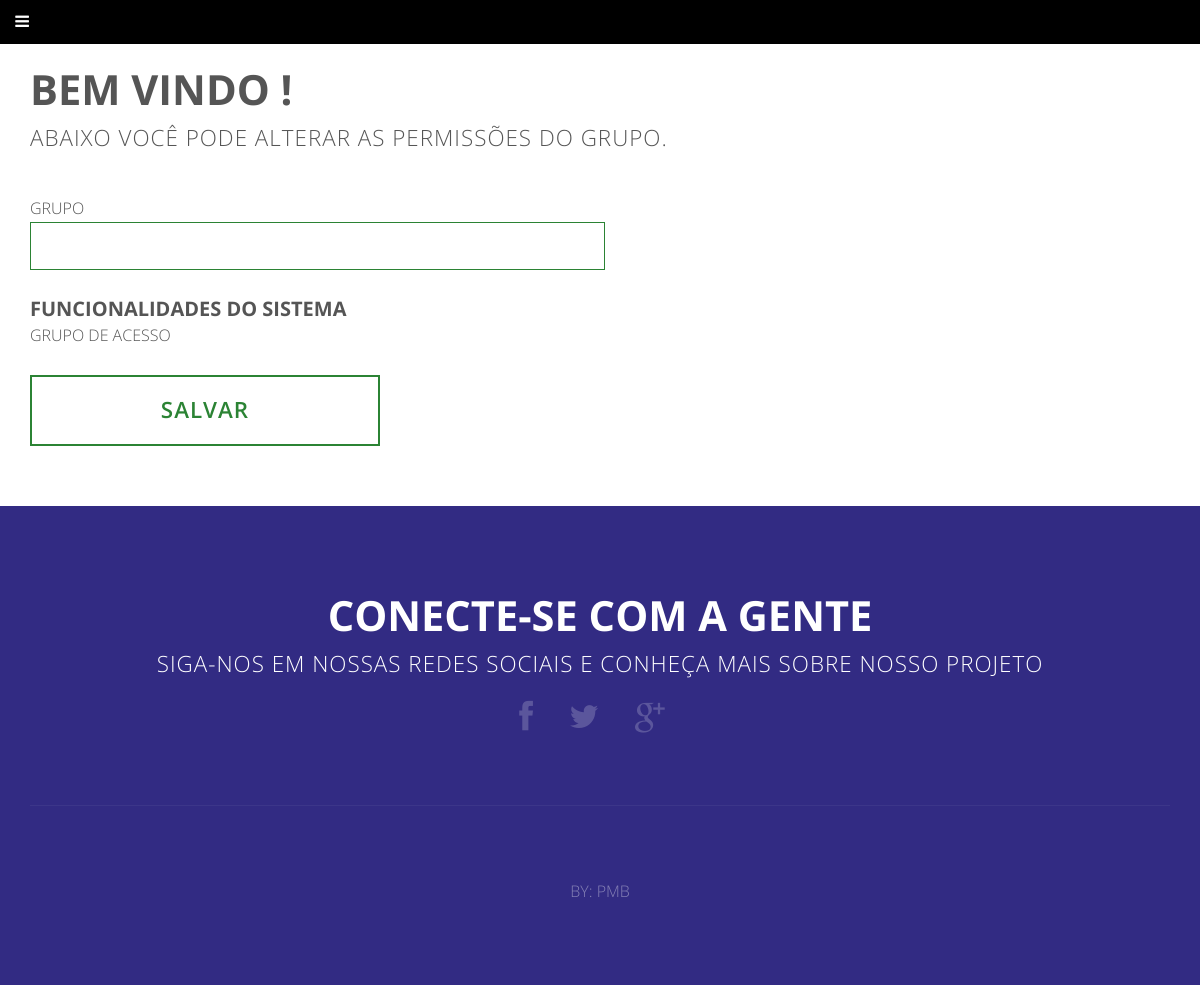
Page /projeto_inse/permissao.php on the earlier database version.
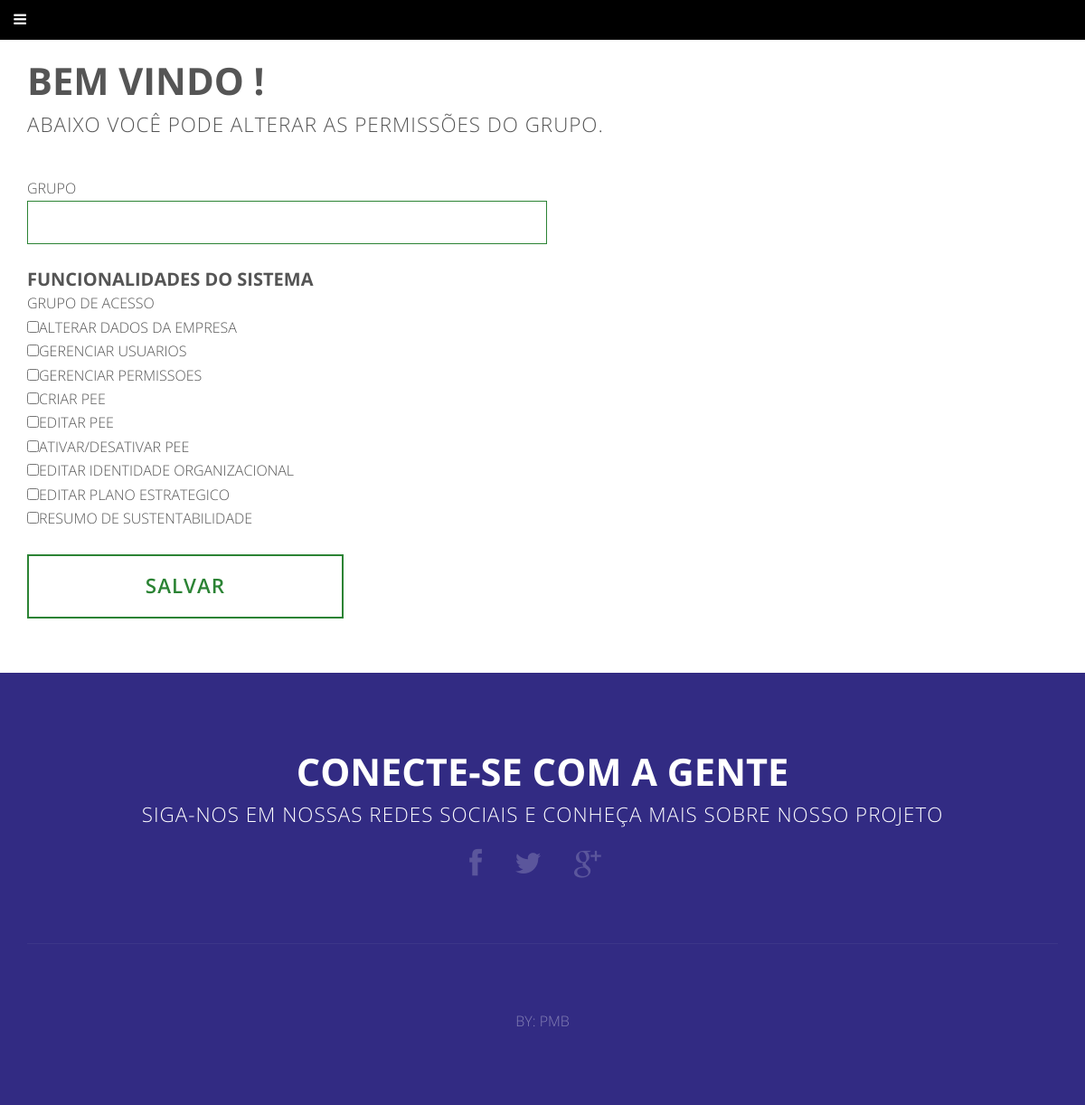
Same page on the later database version.
### tables this page shows
CREATE TABLE IF NOT EXISTS `funcionalidade` (
  `id` int(11) NOT NULL AUTO_INCREMENT,
  `funcionalidade` varchar(45) NOT NULL,
  `nome_func` varchar(100) NOT NULL,
  PRIMARY KEY (`id`)
);

### projeto_inse/includes/functions.php (the view, shortened to what this page needs)
<?php
function listarPermissao(){
	$db = mysqli_connect('localhost', 'root', '', 'inse');
	$stmt = mysqli_prepare($db, "SELECT * FROM grupo WHERE id = ?");
	mysqli_stmt_bind_param($stmt, "i", $_GET['idgrupo']);
	mysqli_stmt_execute($stmt);
	$result = mysqli_stmt_get_result($stmt);
	$row = mysqli_fetch_array($result);
	echo '<div class="">
		  <label>Grupo </label>
			  	   <input type="text" style="width: 50.4%;"maxlength="255" id="grupo" name="grupo" value="', $row['grupo'],'">
		  </div>
		<br>
		<h3>Funcionalidades do sistema</h3>
			<div class="">
				<label>Grupo de acesso</label><br>
				', listarFuncionalidades(),'
			</div>
		<br>
		<div class="">
		  	  <button type="submit" class="button" name="alt_permissao">Salvar</button>
		</div>';
}
function listarFuncionalidades(){
	$db = mysqli_connect('localhost', 'root', '', 'inse');
	$stmt = mysqli_prepare($db, "SELECT * FROM funcionalidade");
	mysqli_stmt_execute($stmt);
	$result = mysqli_stmt_get_result($stmt);
	while($row = mysqli_fetch_array($result)){
		$stmt2 = mysqli_prepare($db, "SELECT * FROM permissao WHERE grupo = ? AND funcionalidade = ?");
		mysqli_stmt_bind_param($stmt2, "ii", $_GET['idgrupo'], $row['id']);
		mysqli_stmt_execute($stmt2);
		$result2 = mysqli_stmt_get_result($stmt2);
		$post = "";
		echo "<tr><td>";
		echo "<input type='checkbox' name='nome_func[]'  value='", $row['id'], "'";
		echo mysqli_num_rows($result2) ? "checked" : $post ;
		echo "/>";
		echo $row['nome_func'];
		echo "</td></tr><br>";
	}
}
?>

### projeto_inse/includes/header.php (shortened to what this page needs)
<!DOCTYPE HTML>
<html lang="pt-br">
	<head>
		<link rel="stylesheet" href="https://cdnjs.cloudflare.com/ajax/libs/jquery-modal/0.9.1/jquery.modal.min.css" />
		<link rel="stylesheet" href="css/bootstrap.min.css" />
		<link rel="stylesheet" href="css/skel.css" />
		<link rel="stylesheet" href="css/style.css" />
	</head>
	<body class="homepage">
			<div class="wrapper style1">

### projeto_inse/permissao.php (shortened to what this page needs)
<?php include("includes/header.php");?>
<div id="main" class="wrapper style4">
				<div id="content" class="container">
					<section>
						<header class="major">
							<h2>Bem vindo <?php echo $_SESSION['nomefantasia'] ?>!</h2>
							<span class="byline">Abaixo você pode alterar as permissões do grupo.</span>
								<form method="post" action="permissao.php?idgrupo=<?php echo $_GET['idgrupo']?>">
									<?php listarPermissao();
									?>
								</form>
						</header>
					</section>
				</div>
</div>
<?php  include("includes/footer.php");?>

### projeto_inse/includes/footer.php
		<div id="footer">
			<section class="container">
				<header class="major">
					<h2>Conecte-se com a gente</h2>
					<span class="byline">Siga-nos em nossas redes sociais e conheça mais sobre nosso projeto</span>
				</header>
				<ul class="icons">
					<li class="active"><a href="#" class="fa fa-facebook"><span>Facebook</span></a></li>
					<li><a href="#" class="fa fa-twitter"><span>Twitter</span></a></li>
					<li><a href="#" class="fa fa-google-plus"><span>Google+</span></a></li>
				</ul>
				<hr />
			</section>
				<div id="copyright">
					BY: <span>PMB</span><a href=""></a>
				</div>
		</div>
	</body>
</html>

### projeto_inse/css/skel.css (style rules this page uses)
html,body,div,span,applet,object,iframe,h1,h2,h3,h4,h5,h6,p,blockquote,pre,a,abbr,acronym,address,big,cite,code,del,dfn,em,img,ins,kbd,q,s,samp,small,strike,strong,sub,sup,tt,var,b,u,i,center,dl,dt,dd,ol,ul,li,fieldset,form,label,legend,table,caption,tbody,tfoot,thead,tr,th,td,article,aside,canvas,details,embed,figure,figcaption,footer,header,hgroup,menu,nav,output,ruby,section,summary,time,mark,audio,video { margin:0;padding:0;border:0;font-size:100%;font:inherit;vertical-align:baseline; }
article,aside,details,figcaption,figure,footer,header,hgroup,menu,nav,section { display:block; }
body { line-height:1; }
ol,ul { list-style:none; }
body { -webkit-text-size-adjust:none }
*, *:before, *:after { -moz-box-sizing: border-box; -webkit-box-sizing: border-box; box-sizing: border-box; }
body { min-width: 1200px; }
.container { margin-left: auto; margin-right: auto; width: 1200px; }

### projeto_inse/css/style.css (style rules this page uses)
body, input, select, textarea { color: #555555; font-family: 'Open Sans', sans-serif; font-size: 12pt; font-weight: 300; line-height: 1.65em; resize: none; }
a { color: #2B8334; text-decoration: underline; }
p, ul, ol, dl, table, blockquote { margin: 0 0 2em 0; }
h1, h2, h3, h4, h5, h6 { color: inherit; font-weight: 700; }
h2 { font-size: 1.5em; }
h3 { font-size: 1.25em; }
hr { border-top: solid 1px #2B8334; border: 0; margin-bottom: 1.5em; }
header.major { padding-bottom: 1em; text-align: center; text-transform: uppercase; }
header.major h2 { font-size: 2.6em; font-weight: 700; }
header.major .byline { display: block; padding-top: 1em; letter-spacing: 1px; font-size: 1.4em; }
input[type="text"] { -moz-appearance: none; -webkit-appearance: none; -o-appearance: none; -ms-appearance: none; appearance: none; background: none; border: solid 1px #2B8334; color: inherit; display: block; outline: 0; padding: 0.75em; text-decoration: none; width: 100%; }
input[type="text"], input[type="password"], input[type="email"] { line-height: 1em; }
ul.icons { cursor: default; padding-bottom: 2em; }
ul.icons li { display: inline-block; line-height: 1em; padding: 0.5em 1em; }
ul.icons li:first-child { padding-left: 0; }
ul.icons li a { text-decoration: none; font-size: 2em; color: inherit; opacity: 0.2; -moz-transition: all 0.35s ease-in-out; -webkit-transition: all 0.35s ease-in-out; -o-transition: all 0.35s ease-in-out; -ms-transition: all 0.35s ease-in-out; transition: all 0.35s ease-in-out; }
input[type="submit"], input[type="reset"], input[type="button"], .button { -moz-appearance: none; -webkit-appearance: none; -o-appearance: none; -ms-appearance: none; appearance: none; background: none; border-radius: none; border: 2px solid; border-color: #2B8334; color: #2B8334; cursor: pointer; display: inline-block; padding: 0.90em 1.2em; letter-spacing: 1px; text-align: center; text-decoration: none; text-transform: uppercase; font-size: 1.4em; -moz-transition: all 0.35s ease-in-out; -webkit-transition: all 0.35s ease-in-out; -o-transition: all 0.35s ease-in-out; -ms-transition: all 0.35s ease-in-out; transition: all 0.35s ease-in-out; }
.wrapper { padding: 6em 0em 4em 0em; width: 100%; }
.wrapper.style1 { padding: 0em; }
.wrapper.style4 { background: white; }
#main { padding: 2em 0 0 0; }
#main #content .major, #main #sidebar .major { text-align: left; }
#footer { padding: 6em 0 2em 0; text-align: center; color: white; background-color: #322B83; }
#footer hr { border-bottom: 1px solid; border-color: inherit; opacity: .05; }
#footer .major h2 { color: inherit; }
#footer .major .byline { color: #fff; }
#copyright { position: relative; text-transform: uppercase; text-align: center; padding: 3em 0em 3em 0em; color: inherit; opacity: .40; }

### projeto_inse/css/style-wide.css (style rules this page uses)
body, input, select, textarea { font-size: 12pt; line-height: 1.8em; }

### projeto_inse/css/style-normal.css (style rules this page uses)
body, input, select, textarea { font-size: 11pt; }

### projeto_inse/css/style-narrower.css (style rules this page uses)
header.major h2 { font-size: 1.8em; }
header.major .byline { font-size: 1.1em; }
input[type="submit"], input[type="reset"], input[type="button"], .button { display: block; width: 100%; max-width: 350px; margin: 0em auto; font-size: 1em; font-weight: 600; }
.wrapper.style4 { padding-bottom: 2em; }

Differences in the rows shown:
added funcionalidade: nome_func "ALTERAR DADOS DA EMPRESA"
added funcionalidade: nome_func "GERENCIAR USUARIOS"
added funcionalidade: nome_func "GERENCIAR PERMISSOES"
added funcionalidade: nome_func "CRIAR PEE"
added funcionalidade: nome_func "EDITAR PEE"
added funcionalidade: nome_func "ATIVAR/DESATIVAR PEE"
added funcionalidade: nome_func "EDITAR IDENTIDADE ORGANIZACIONAL"
added funcionalidade: nome_func "EDITAR PLANO ESTRATEGICO"
added funcionalidade: nome_func "RESUMO DE SUSTENTABILIDADE"
